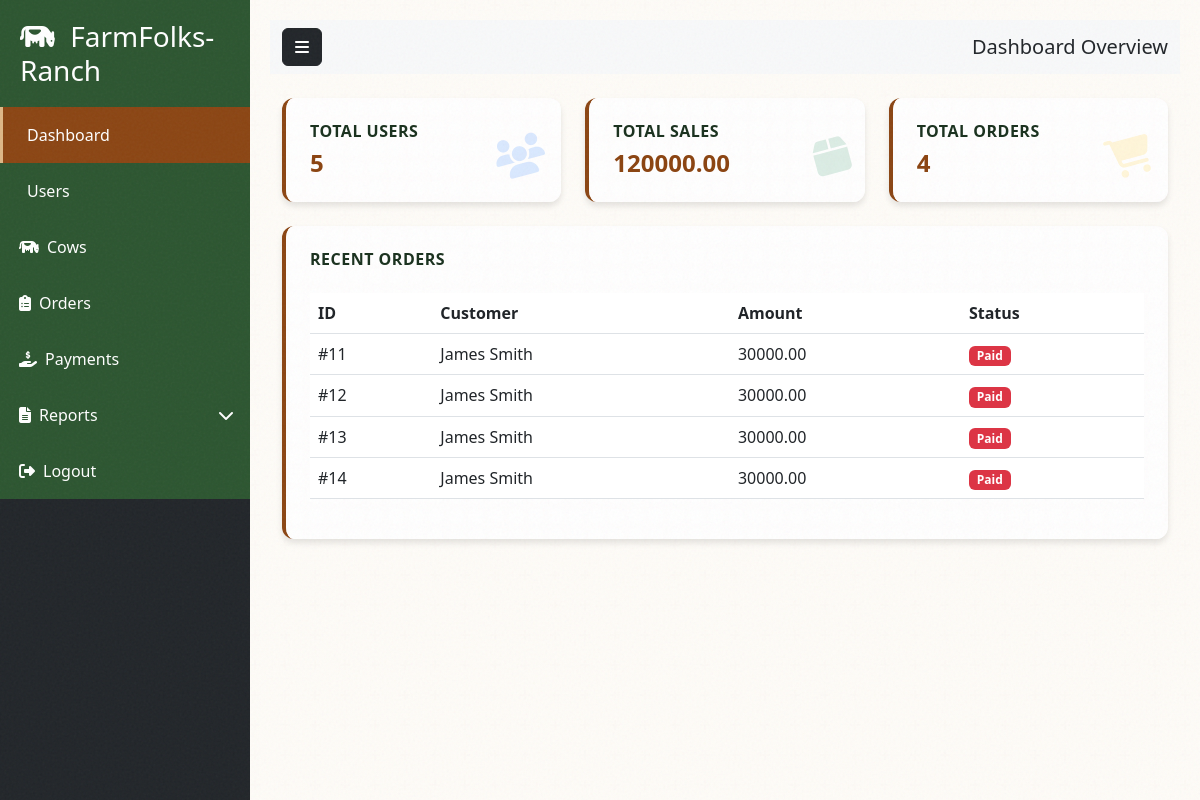
/dashboard/ (signed in), run on the app's committed database.
### orders/models.py (models this page shows, shortened)
class Order(AbstractBaseModel):
    user = models.ForeignKey("users.User", on_delete=models.CASCADE)
    total_cost = models.DecimalField(max_digits=100, decimal_places=2)
    amount_paid = models.DecimalField(max_digits=100, decimal_places=2, default=0)
    status = models.CharField(max_length=255, choices=STATUS_CHOICES)
    receiver = models.ForeignKey("users.User", on_delete=models.CASCADE, related_name='ordersreceiver', null=True, blank=True)
    payment_reference = models.CharField(max_length=255, null=True, blank=True)
    payment_method = models.CharField(max_length=255, null=True, blank=True)
    payment_url = models.URLField(null=True, blank=True)
    def __str__(self):
        return self.user.username

### users/models.py (models this page shows, shortened)
class User(AbstractBaseModel, AbstractUser):
    role = models.CharField(max_length=20, default="Customer")
    gender = models.CharField(max_length=10, null=True, blank=True)
    phone_number = models.CharField(max_length=10, null=True, blank=True)
    address = models.TextField(null=True, blank=True)
    city = models.CharField(max_length=100, null=True, blank=True)
    county = models.CharField(max_length=100, null=True, blank=True)
    country = models.CharField(max_length=100, null=True, blank=True)
    profile_picture = models.ImageField(upload_to="profile_pictures/", null=True, blank=True)

### core/views.py (the view)
# urls.py: path('dashboard/', dashboard, name='dashboard'),
@login_required
def dashboard(request):
    orders_count = Order.objects.all().count()
    animals_count = Animal.objects.all().count()
    users_count = User.objects.all().count()
    orders = Order.objects.all()[:5]
    animals_sold = OrderItem.objects.all()
    total_sales = sum(item.total_cost for item in Order.objects.all())
    if not request.user.is_superuser:
        orders = Order.objects.filter(user=request.user)[:5]
        animals_count = Animal.objects.filter(owner=request.user).count()
        animals_sold = OrderItem.objects.filter(animal__owner=request.user)
        total_sales = sum(item.total_cost for item in Order.objects.filter(user=request.user))
    context = {
        "orders_count": orders_count,
        "animals_count": animals_count,
        "users_count": users_count,
        "orders": orders,
        "total_sales": total_sales
    }
    print(context)
    return render(request, 'dashboard.html', context)

### templates/dashboard.html
{% extends 'dashboard_base.html' %}
{% block content %}
    <nav class="navbar navbar-expand-lg navbar-light bg-light">
        <div class="container-fluid">
            <button type="button" id="sidebarCollapse" class="btn btn-dark">
                <i class="fas fa-bars"></i>
            </button>
            <span class="ms-3 h5 mb-0">Dashboard Overview</span>
        </div>
    </nav>
    <div class="container mt-4">
        <div class="row g-4">
            <div class="col-md-4">
                <div class="card stat-card bg-white">
                    <div class="card-body position-relative">
                        <h5 class="card-title">Total Users</h5>
                        <p class="card-text display-5">{{ users_count }}</p>
                        <div class="stat-icon">
                            <i class="fas fa-users text-primary"></i>
                        </div>
                    </div>
                </div>
            </div>
            <div class="col-md-4">
                <div class="card stat-card bg-white">
                    <div class="card-body position-relative">
                        <h5 class="card-title">Total Sales</h5>
                        <p class="card-text display-5">{{ total_sales }}</p>
                        <div class="stat-icon">
                            <i class="fas fa-box text-success"></i>
                        </div>
                    </div>
                </div>
            </div>
            <div class="col-md-4">
                <div class="card stat-card bg-white">
                    <div class="card-body position-relative">
                        <h5 class="card-title">Total Orders</h5>
                        <p class="card-text display-5">{{ orders_count }}</p>
                        <div class="stat-icon">
                            <i class="fas fa-shopping-cart text-warning"></i>
                        </div>
                    </div>
                </div>
            </div>
        </div>
        <div class="row mt-4">
            <div class="col-12">
                <div class="card stat-card bg-white">
                    <div class="card-body">
                        <h5 class="card-title mb-4">Recent Orders</h5>
                        <div class="table-responsive">
                            <table class="table table-hover">
                                <thead>
                                    <tr>
                                        <th>ID</th>
                                        <th>Customer</th>
                                        <th>Amount</th>
                                        <th>Status</th>
                                    </tr>
                                </thead>
                                <tbody>
                                    {% for order in orders %}
                                    <tr>
                                        <td>#{{ order.id }}</td>
                                        <td>{{ order.user.first_name }} {{ order.user.last_name }}</td>
                                        <td>{{ order.total_cost }}</td>
                                        <td>
                                            {% if order.status == 'Completed' %}
                                                <span class="badge bg-success">{{ order.status }}</span>
                                            {% elif order.status == 'Pending' %}
                                                <span class="badge bg-warning">{{ order.status }}</span>
                                            {% else %}
                                                <span class="badge bg-danger">{{ order.status }}</span>
                                            {% endif %}
                                        </td>
                                    </tr>
                                   {% endfor %}
                                </tbody>
                            </table>
                        </div>
                    </div>
                </div>
            </div>
        </div>
    </div>
{% endblock content %}

### templates/dashboard_base.html (style rules this page uses)
:root { --ranch-green: #2C5530; --ranch-brown: #8B4513; --ranch-tan: #DEB887; --ranch-light: #F5DEB3; --ranch-dark: #1C3320; }
body { margin: 0; padding: 0; background-color: var(--ranch-light); font-family: 'Segoe UI', system-ui, -apple-system, sans-serif; }
.stat-card { transition: transform 0.2s, box-shadow 0.2s; border: none; border-radius: 12px; box-shadow: 0 4px 6px rgba(0,0,0,0.1); background-color: rgba(255, 255, 255, 0.9); border-left: 4px solid var(--ranch-brown); position: relative; overflow: hidden; }
.stat-card::before { content: ''; position: absolute; top: 0; left: 0; right: 0; bottom: 0; z-index: 0; }
.stat-card .card-body { padding: 1.5rem; position: relative; z-index: 1; }
.stat-card .card-title { color: var(--ranch-dark); font-size: 1rem; text-transform: uppercase; letter-spacing: 0.5px; font-weight: 600; }
.stat-card .card-text { color: var(--ranch-brown); font-weight: 700; font-size: 1.5rem; margin-bottom: 0; }
.stat-icon { font-size: 2.5rem; color: var(--ranch-brown); opacity: 0.15; position: absolute; right: 1rem; bottom: 1rem; transform: rotate(-15deg); }
body::before { content: ''; position: fixed; top: 0; left: 0; width: 100%; height: 100%; opacity: 0.05; pointer-events: none; z-index: 1; }

### data on the page
Order: id "11", user.first_name "James", user.last_name "Smith", total_cost "30000.00", status "Paid"
Order: id "12", user.first_name "James", user.last_name "Smith", total_cost "30000.00", status "Paid"
Order: id "13", user.first_name "James", user.last_name "Smith", total_cost "30000.00", status "Paid"
Order: id "14", user.first_name "James", user.last_name "Smith", total_cost "30000.00", status "Paid"

### other printed values
{{ users_count }} "5"
{{ total_sales }} "120000.00"
{{ orders_count }} "4"
